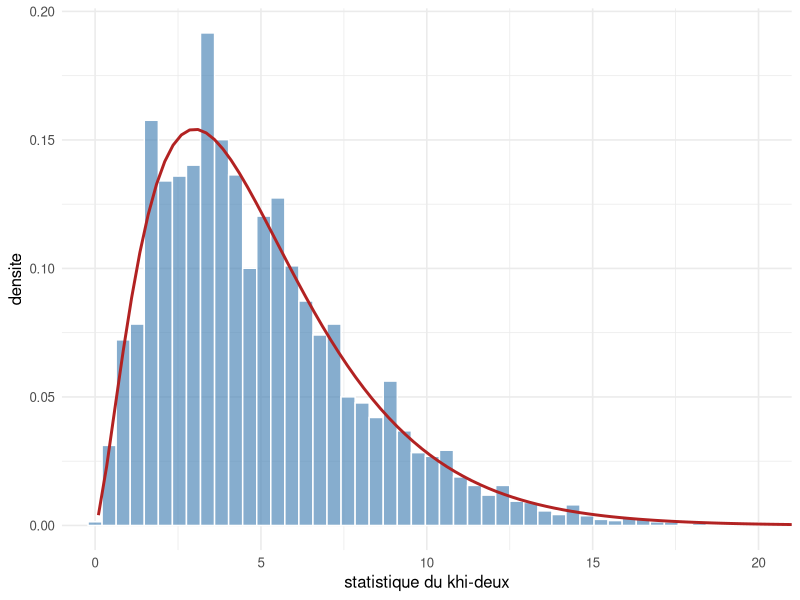
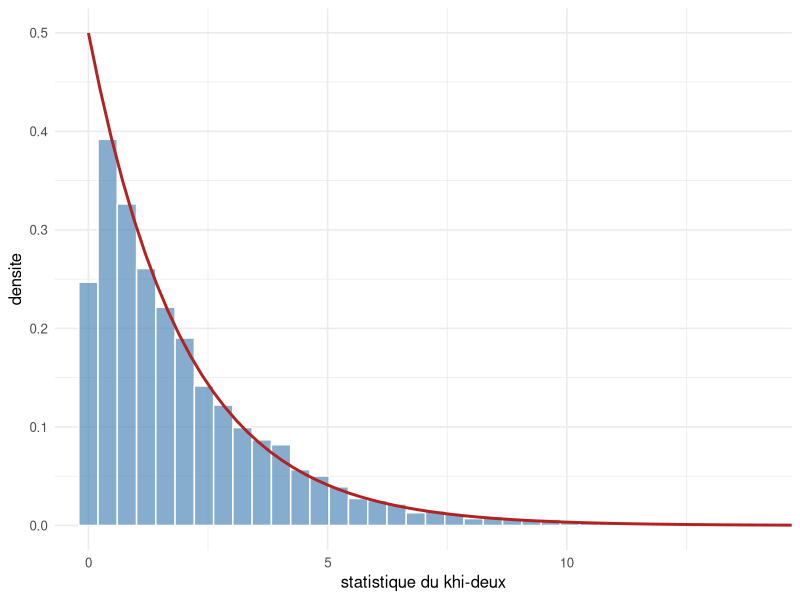

Write the R code that produced these figures, in order.
## ---- chunk 1
#| label: setup
#| include: false
library(ggplot2)
library(dplyr)
library(tidyr)
theme_set(theme_minimal(base_size = 12))
set.seed(2026)
## ---- chunk 2
#| label: gof-fonction
un_de <- function(n, probs) {
  obs <- tabulate(sample(1:6, n, replace = TRUE, prob = probs), nbins = 6)
  att <- n / 6                       # effectif attendu sous "de equilibre"
  sum((obs - att)^2 / att)
}
## ---- chunk 3
#| label: gof-simulation
n    <- 120
stat <- replicate(5000, un_de(n, probs = rep(1/6, 6)))   # des vraiment equilibres

c(`moyenne de la statistique` = round(mean(stat), 2))     # 5 pour un khi-deux a 5 ddl
## ---- chunk 4
#| label: fig-gof
#| fig-cap: "Statistique du test sur 5000 experiences avec un de equilibre. Elle epouse la loi du khi-deux a 5 degres de liberte (courbe rouge)."
tibble(stat = stat) |>
  ggplot(aes(stat)) +
  geom_histogram(aes(y = after_stat(density)), bins = 60,
                 fill = "#4682b4", colour = "white", alpha = 0.65) +
  stat_function(fun = dchisq, args = list(df = 5), colour = "firebrick", linewidth = 1) +
  coord_cartesian(xlim = c(0, 20)) +
  labs(x = "statistique du khi-deux", y = "densite")
## ---- chunk 5
#| label: gof-puissance
biais  <- c(1, 1, 1, 1, 1, 2) / 7               # la face 6 est deux fois plus probable
stat_b <- replicate(5000, un_de(n, probs = biais))

c(`rejet du de equilibre (seuil 5 %)` = mean(stat_b > qchisq(0.95, df = 5)))
## ---- chunk 6
#| label: seuils
tibble(
  `degres de liberte` = c(1, 2, 5, 10),
  `seuil a 5 %`       = round(qchisq(0.95, df = c(1, 2, 5, 10)), 2)
)
## ---- chunk 7
#| label: indep-simulation
chi2_indep <- function(n, p_col) {
  X   <- sample(0:1, n, replace = TRUE)                       # variable en 2 lignes
  Y   <- sample(0:2, n, replace = TRUE, prob = p_col)         # variable en 3 colonnes, independante
  tab <- table(factor(X, 0:1), factor(Y, 0:2))
  att <- outer(rowSums(tab), colSums(tab)) / sum(tab)         # effectifs attendus (marges)
  sum((tab - att)^2 / att)
}

stat <- replicate(5000, chi2_indep(300, p_col = c(0.5, 0.3, 0.2)))
c(`moyenne de la statistique` = round(mean(stat), 2))         # 2 pour 2 ddl
## ---- chunk 8
#| label: fig-indep
#| fig-cap: "Statistique du test d'independance sur 5000 tableaux 2 x 3 construits sous independance. Elle suit la loi du khi-deux a 2 degres de liberte."
tibble(stat = stat) |>
  ggplot(aes(stat)) +
  geom_histogram(aes(y = after_stat(density)), bins = 60,
                 fill = "#4682b4", colour = "white", alpha = 0.65) +
  stat_function(fun = dchisq, args = list(df = 2), colour = "firebrick", linewidth = 1) +
  coord_cartesian(xlim = c(0, 14)) +
  labs(x = "statistique du khi-deux", y = "densite")
## ---- chunk 9
#| label: chisq-test
# exemple : un tableau croisant deux caracteres
tableau <- matrix(c(40, 35, 25,
                    20, 45, 30), nrow = 2, byrow = TRUE)
chisq.test(tableau)
## ---- chunk 10
#| label: conditions
petit <- replicate(20000, un_de(12, rep(1/6, 6)))   # attendu 2 par face
grand <- replicate(20000, un_de(60, rep(1/6, 6)))   # attendu 10 par face

c(`n = 12 (attendu 2 par face)`  = mean(petit > qchisq(0.95, df = 5)),
  `n = 60 (attendu 10 par face)` = mean(grand > qchisq(0.95, df = 5)))
